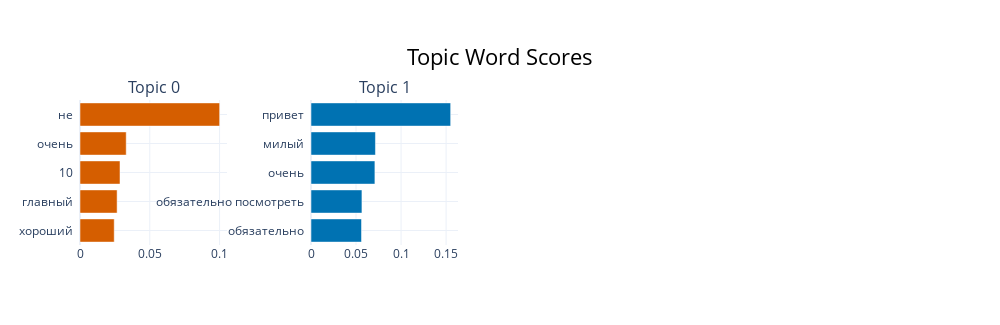

The notebook cell saved with this chart:
### Code cell
fig = topic_model.visualize_barchart(top_n_topics=10)
fig.show()

### Figure 1 — Plotly figure (JSON) as saved in the notebook; plotly's stock layout.template omitted (floating-point values rounded to 4 significant figures)
{"data": [{"marker": {"color": "#D55E00"}, "orientation": "h", "type": "bar", "x": [0.02452, 0.02659, 0.02866, 0.03311, 0.1001], "xaxis": "x", "y": ["хороший  ", "главный  ", "10  ", "очень  ", "не  "], "yaxis": "y"}, {"marker": {"color": "#0072B2"}, "orientation": "h", "type": "bar", "x": [0.05607, 0.05654, 0.07095, 0.07155, 0.1551], "xaxis": "x2", "y": ["обязательно  ", "обязательно посмотреть  ", "очень  ", "милый  ", "привет  "], "yaxis": "y2"}], "layout": {"annotations": [{"font": {"size": 16}, "showarrow": false, "text": "Topic 0", "x": 0.0875, "xanchor": "center", "xref": "paper", "y": 1, "yanchor": "bottom", "yref": "paper"}, {"font": {"size": 16}, "showarrow": false, "text": "Topic 1", "x": 0.3625, "xanchor": "center", "xref": "paper", "y": 1, "yanchor": "bottom", "yref": "paper"}], "height": 325, "hoverlabel": {"bgcolor": "white", "font": {"family": "Rockwell", "size": 16}}, "showlegend": false, "title": {"font": {"color": "Black", "size": 22}, "text": "Topic Word Scores", "x": 0.5, "xanchor": "center", "yanchor": "top"}, "width": 1000, "xaxis": {"anchor": "y", "domain": [0, 0.175], "showgrid": true}, "xaxis2": {"anchor": "y2", "domain": [0.275, 0.45], "showgrid": true}, "xaxis3": {"anchor": "y3", "domain": [0.55, 0.725], "showgrid": true}, "xaxis4": {"anchor": "y4", "domain": [0.825, 1], "showgrid": true}, "yaxis": {"anchor": "x", "domain": [0, 1], "showgrid": true}, "yaxis2": {"anchor": "x2", "domain": [0, 1], "showgrid": true}, "yaxis3": {"anchor": "x3", "domain": [0, 1], "showgrid": true}, "yaxis4": {"anchor": "x4", "domain": [0, 1], "showgrid": true}}}
